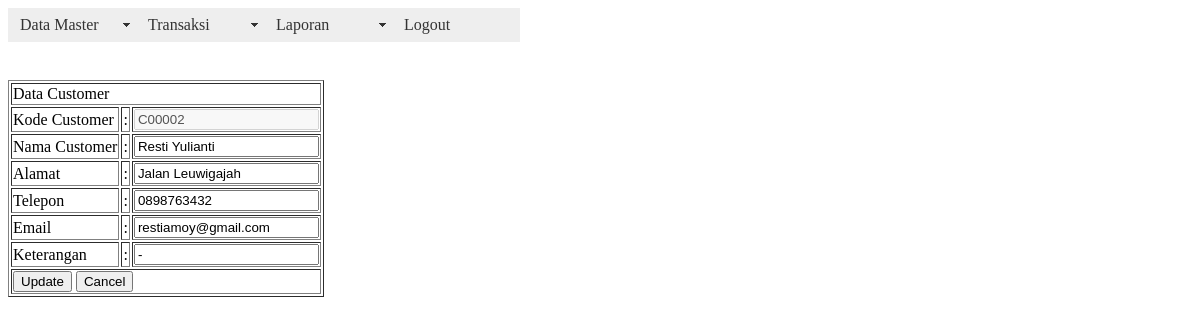
Page /edit_customer.php?kode_customer=C00002&key=edit (signed in) on the committed database.
### tables this page shows
CREATE TABLE IF NOT EXISTS `customer` (
  `kode_customer` varchar(50) NOT NULL,
  `nama_customer` varchar(50) NOT NULL,
  `alamat` text NOT NULL,
  `telepon` varchar(50) NOT NULL,
  `email` varchar(50) NOT NULL,
  `keterangan` varchar(50) NOT NULL
);

### edit_customer.php (the view, shortened to what this page needs)
<?php
$kd_customer = $_GET['kode_customer'];
$key = $_GET['key'];
if($key == 'edit')
{
$sql=mysql_query("select * from customer where kode_customer='$kd_customer'");
$data = mysql_fetch_array($sql);
include"home.php";
echo "
<br />
<br />
<br />
<br />
<form action=update_customer.php method=POST>
<table border=1>
<tr>
	<td colspan=3>Data Customer</td>
</tr>
<tr>
	<td>Kode Customer</td><td>:</td><td><input type='text' name='kd_customer' value='$data[0]' disabled></td>
</tr>
<tr>
	<td>Nama Customer</td><td>:</td><td><input type='text' name='nama_customer' value='$data[1]'></td>
</tr>
<tr>
	<td>Alamat</td><td>:</td><td><input type='text' name='alamat' value='$data[2]'></td>
</tr>
<tr>
	<td>Telepon</td><td>:</td><td><input type='text' name='telepon' value='$data[3]'></td>
</tr>
<tr>
	<td>Email</td><td>:</td><td><input type='text' name='email' value='$data[4]'></td>
</tr>
<tr>
	<td>Keterangan</td><td>:</td><td><input type='text' name='ket' value='$data[5]'></td>
</tr>
<tr>
	<td colspan=3>
	<input type=hidden name=kd_customer value='$data[0]'>
	<input type=submit value=Update> <input type=reset value=Cancel></td>
</tr>
</table>
</form>
";
}
?>

### rows in the picture
customer: kd_customer "C00002", nama_customer "Resti Yulianti", alamat "Jalan Leuwigajah", telepon "0898763432", email "restiamoy@gmail.com", ket "-"
